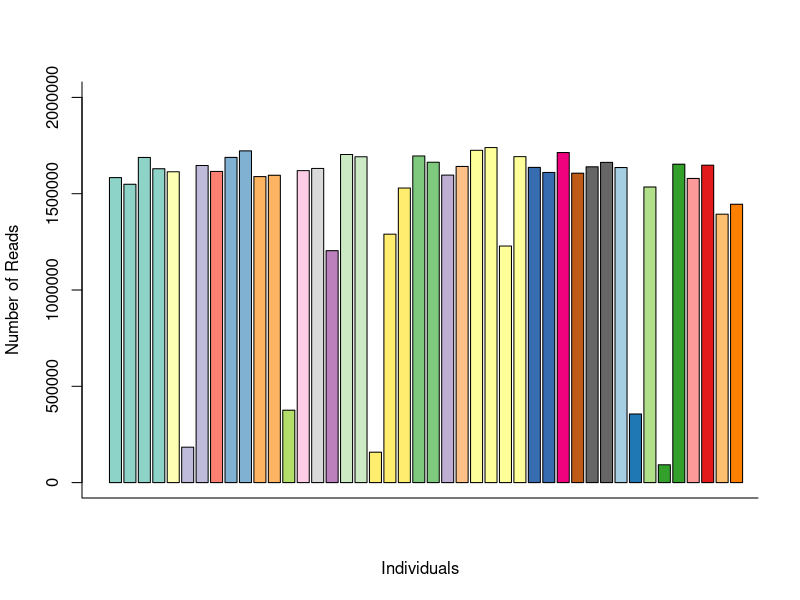
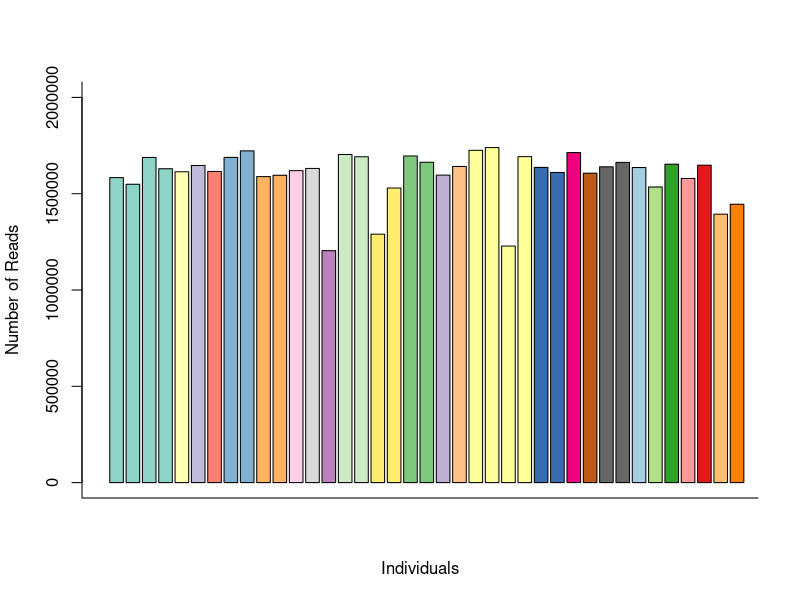
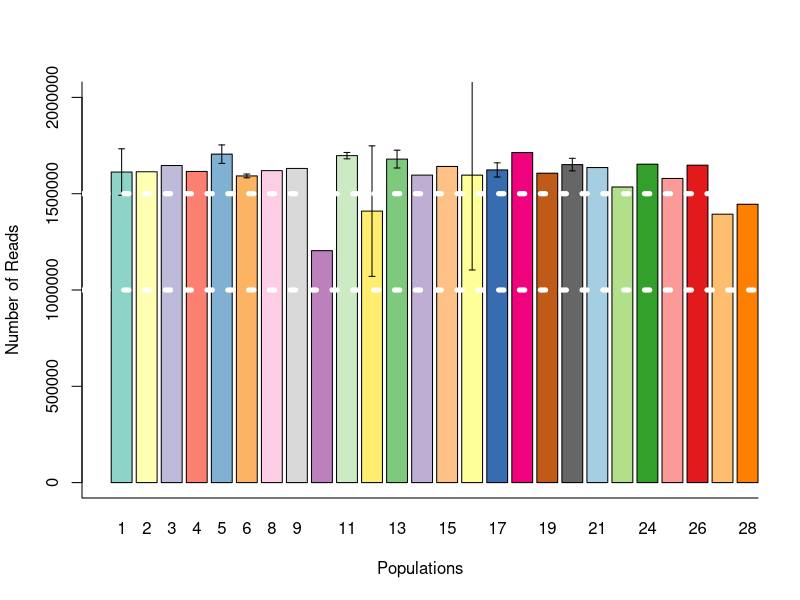
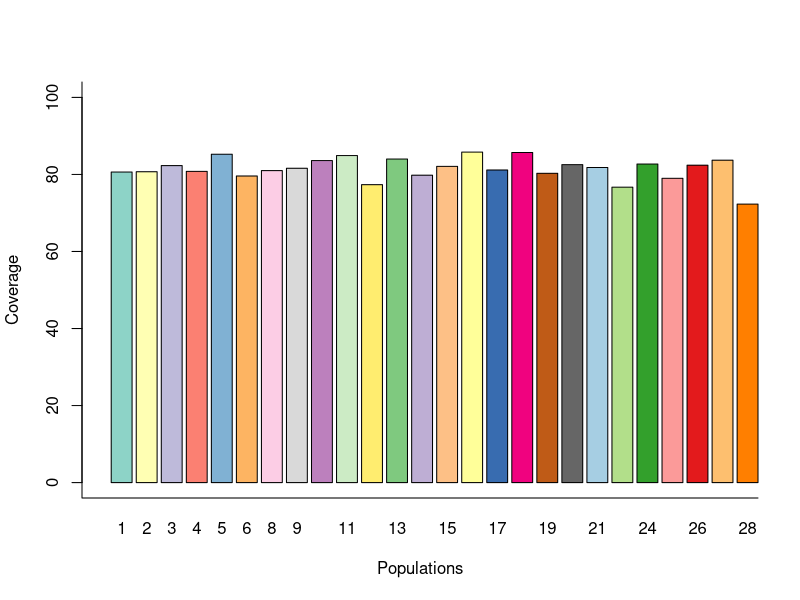

Here is the R script that generated these plots, in order: (Note: this script raises an error after producing the figures.)
## ---- chunk 1
knitr::opts_chunk$set(echo = TRUE)
## ---- chunk 2
library(RColorBrewer)
## ---- chunk 3
ustacks <- read.csv(file = "ustacks.csv", header = TRUE)
popmap <- read.delim("popmap.txt", header = FALSE)
head(popmap)
## ---- chunk 4
set3 <- brewer.pal(n = 12, "Set3")
set2 <- brewer.pal(n = 8, "Accent")
set1 <- brewer.pal(n = 8, "Paired")
popcols <- c(set3, set2, set1)
## ---- chunk 5
popcolsplots <- popcols[popmap[,2]]
## ---- chunk 6
plotdata <- ustacks[order(ustacks$SampleName),]
head(plotdata)
## ---- chunk 7
plotdata <- cbind(popmap$V2, plotdata)
colnames(plotdata) <- c("Pop",colnames(ustacks))
head(plotdata)
## ---- chunk 8
plot(type="n", x=1, y=1, xlim=c(0,52), ylim=c(0,2e6), xaxt="n", yaxt="n", xlab="Individuals",ylab="Number of Reads", bty="l")
x<- barplot(plotdata$n_reads, add=T, axes= T, col=popcolsplots)
## ---- chunk 9
plotdata.high <- plotdata[plotdata$n_reads >= 1e6,]
popcolshigh <- popcols[plotdata.high$Pop]
plot(type = "n", x=1, y=1, xlim=c(0,46), ylim=c(0,2e6), xaxt="n", yaxt="n", xlab = "Individuals", ylab = "Number of Reads", bty="l")
x<- barplot(plotdata.high$n_reads, col = popcolshigh, add = T)
## ---- chunk 10
popreadsh <- tapply(plotdata.high$n_reads, plotdata.high$Pop, mean)
popreadsh.sd <- tapply(plotdata.high$n_reads, plotdata.high$Pop, sd)
popcolsh <- unique(popcolshigh)
plot(type = "n", x=1, y=1, xlim=c(0,30), ylim=c(0,2e6), xaxt="n", yaxt="n", xlab = "Populations", ylab = "Number of Reads", bty="l")
bp <- barplot(popreadsh, col = popcolsh, add = TRUE)
arrows(x0=bp, y0=(popreadsh-(2*popreadsh.sd)), 
         x1=bp, y1=(popreadsh+(2*popreadsh.sd)), 
         length = .03, angle = 90, code=3, lwd=1)
abline(h=1.5e6, col = "white", lwd = 5, lty = 3)
abline(h=1e6, col = "white", lwd = 5, lty = 3)
## ---- chunk 11
popcovh <- tapply(plotdata.high$percentage, plotdata.high$Pop, mean)
plot(type = "n", x=1, y=1, xlim=c(0,30), ylim=c(0,100), xaxt="n", yaxt="n", xlab = "Populations", ylab = "Coverage", bty="l")
bp <- barplot(popcovh, col = popcolsh, add = TRUE)
arrows(x0=bp, y0=(popcovh-(2*popcovh.sd)),
         x1=bp, y1=(popcovh+(2*popcovh.sd)),
         length = .03, angle = 90, code=3, lwd=1)
abline(h=75, col = "white", lwd = 3)
## ---- chunk 12
toexclude <- as.vector(plotdata[plotdata$n_reads < 1e6,2])
write.csv(toexclude, file = "toexclude.csv", row.names = FALSE)
